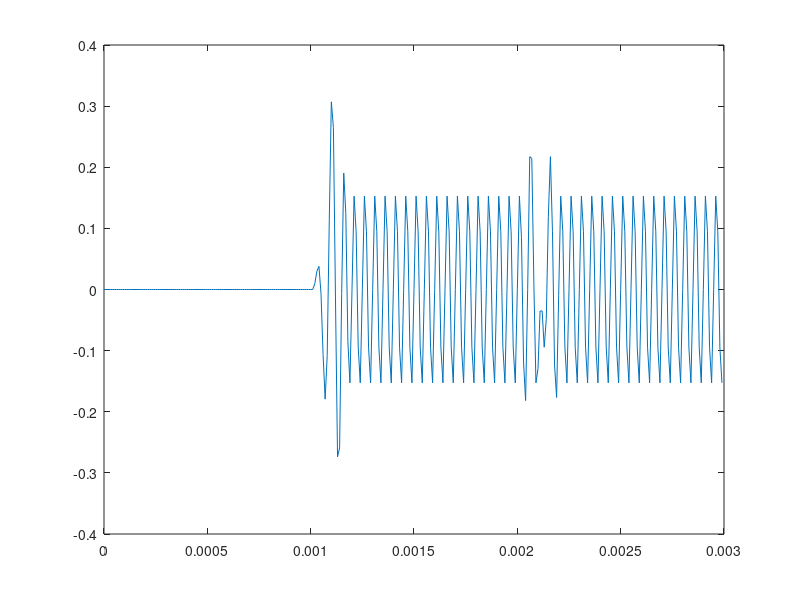
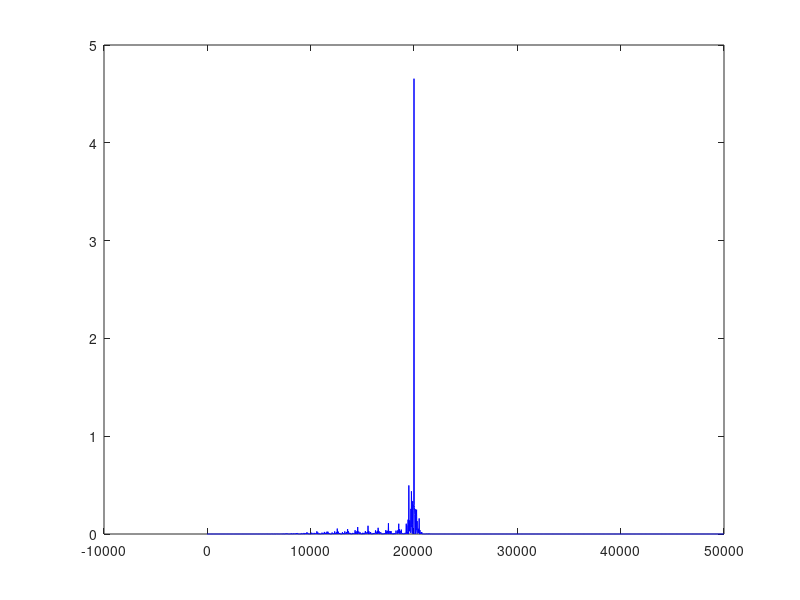

MATLAB code to generate these figures, in order:
% M = csvread( "modulated_binary.csv" );
M = csvread( "processedSamples.csv" );
t = M(:,1);
y = M(:,2);
figure(1)
plot(t(1:300),y(1:300))

fs = 100000;
n = length(y);
ftY = fft(y);
ftY0 = fftshift(ftY);         % shift y values
ftY0 = abs(ftY0).^2/ n ;    % 0-centered power

figure(2)
f0 = (-n/2:n/2-1)*(fs/n); % 0-centered frequency range
plot(f0(n/2:n),ftY0(n/2:n),'b')